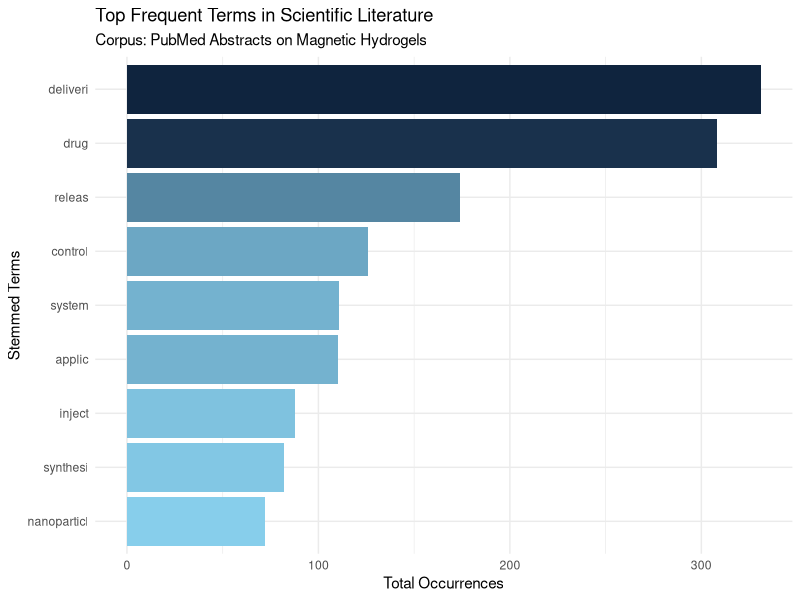
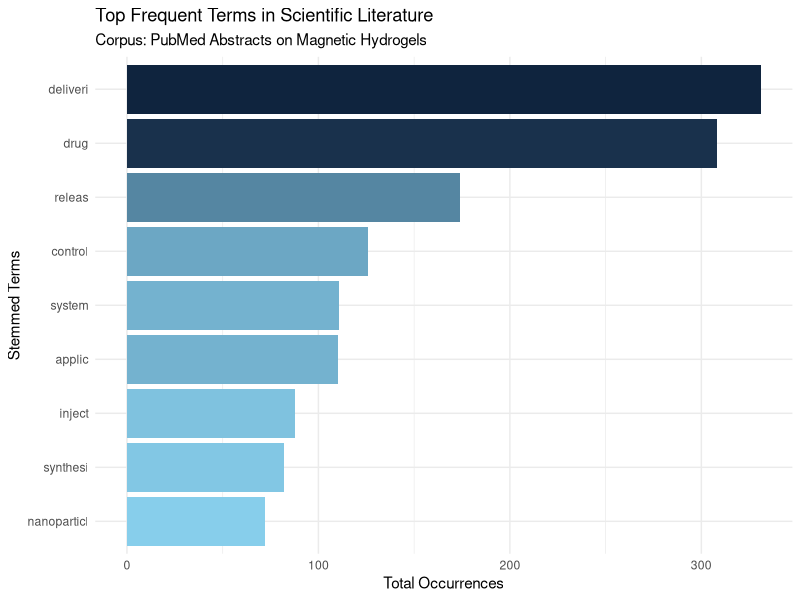
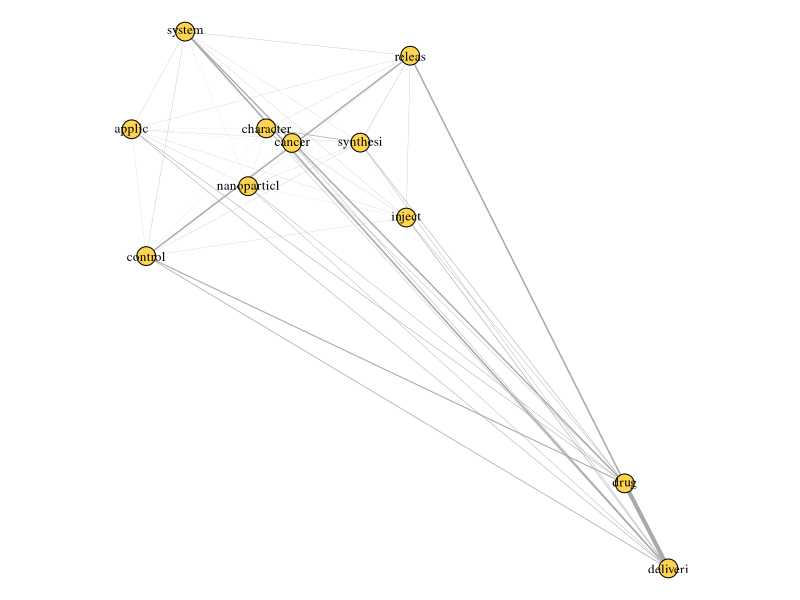
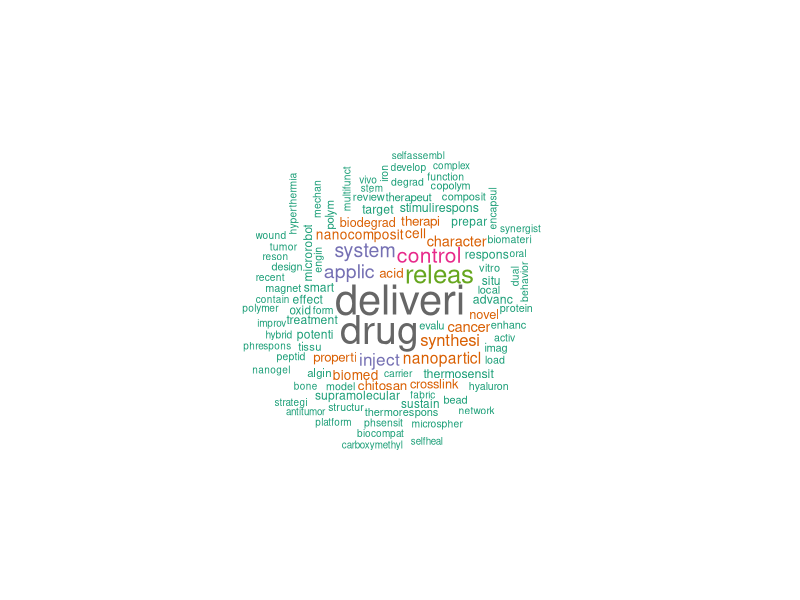

Reproduce these figures in R, in order.
# ===========================================================================
# MACHINE LEARNING & BIG DATA IN PRECISION MEDICINE
# Script: Automated Text Mining and NLP on Scientific Literature (PubMed)
# Method: Corpus Tokenization, Term-Document Matrix, and Network Analysis
# Author: Dr. Foca Marco Carchedi
# Date: 2026-03-04
# ===========================================================================

library(tm)           # Core Text Mining framework
library(wordcloud)    # Wordcloud generation
library(RColorBrewer) # Color palettes
library(igraph)       # Network analysis and co-occurrence graphs
library(tidyverse)    # Data manipulation and ggplot2

# ---------------------------------------------------------------------------
# 1. DATA INGESTION
# ---------------------------------------------------------------------------
# [cite_start]Load dataset containing PubMed search results (Topic: Magnetic Hydrogels) [cite: 133]
data_pubmed <- read.csv("csv-Magnetichy-set.csv", 
                        stringsAsFactors = FALSE,
                        fileEncoding = "UTF-8")

# ---------------------------------------------------------------------------
# 2. CORPUS CREATION
# ---------------------------------------------------------------------------
# Transform the 'Title' column into a volatile Corpus for NLP processing
my_corpus <- VCorpus(VectorSource(data_pubmed$Title))

# ---------------------------------------------------------------------------
# 3. NLP PRE-PROCESSING PIPELINE (Cleaning & Normalization)
# ---------------------------------------------------------------------------
# Convert all text to lowercase
my_corpus <- tm_map(my_corpus, content_transformer(tolower))

# Remove punctuation and numbers (noise reduction)
my_corpus <- tm_map(my_corpus, removePunctuation)
my_corpus <- tm_map(my_corpus, removeNumbers)

# Define and remove stopwords (standard English + domain/search specific terms)
custom_stop <- c(stopwords("english"), 
                 "magnetic", "hydrogel", "hydrogels", 
                 "based", "using", "study", "new", "prepared")
my_corpus <- tm_map(my_corpus, removeWords, custom_stop)

# Stemming: reduce words to their root form (e.g., "properties" -> "properti")
my_corpus <- tm_map(my_corpus, stemDocument)

# Final cleanup: strip whitespace generated during transformations
my_corpus <- tm_map(my_corpus, stripWhitespace)

# ---------------------------------------------------------------------------
# 4. DOCUMENT-TERM MATRIX (DTM) GENERATION
# ---------------------------------------------------------------------------
# Create the DTM, filtering out words shorter than 4 characters
dtm <- DocumentTermMatrix(my_corpus, 
                          control = list(wordLengths = c(4, Inf)))

# ---------------------------------------------------------------------------
# 5. SPARSITY REDUCTION
# ---------------------------------------------------------------------------
# Remove rare terms to focus the analysis on the most statistically significant concepts
dtm <- removeSparseTerms(dtm, 0.99)

# ---------------------------------------------------------------------------
# 6. FREQUENCY CALCULATION
# ---------------------------------------------------------------------------
# Convert to matrix to calculate total occurrences for each term across the corpus
m <- as.matrix(dtm)
v <- sort(colSums(m), decreasing = TRUE)
d <- tibble(word = names(v), freq = v)

# ---------------------------------------------------------------------------
# 7A. FREQUENCY ANALYSIS (BARPLOT)
# ---------------------------------------------------------------------------
# Visualize top terms exceeding a specific frequency threshold
freq_plot <- d %>% 
  filter(freq > 70) %>% 
  ggplot(aes(x = reorder(word, freq), y = freq)) + 
  geom_bar(stat = 'identity', aes(fill = freq)) + 
  scale_fill_gradient(low = "skyblue", high = "#0F243E") +
  coord_flip() + # Flip coordinates for label readability
  labs(
    title = "Top Frequent Terms in Scientific Literature", 
    subtitle = "Corpus: PubMed Abstracts on Magnetic Hydrogels",
    x = "Stemmed Terms", 
    y = "Total Occurrences"
  ) +
  theme_minimal() +
  theme(legend.position = "none")

print(freq_plot)
ggsave('01_word_frequencies_barplot.png', plot = freq_plot, width = 8, height = 6, dpi = 300) 

# ---------------------------------------------------------------------------
# 7B. TERM ASSOCIATION ANALYSIS
# ---------------------------------------------------------------------------
# Identify strong statistical correlations (min 0.2) for the top 5 most frequent terms
top_terms <- d$word[1:5] 
assoc_list <- lapply(top_terms, function(t) findAssocs(dtm, t, 0.2))
names(assoc_list) <- top_terms
print("--- Term Associations (Correlation > 0.2) ---")
print(assoc_list)

# ---------------------------------------------------------------------------
# 7C. CO-OCCURRENCE NETWORK ANALYSIS
# ---------------------------------------------------------------------------
# Create an adjacency matrix based on term co-presence in documents
dtm_reduced <- dtm[, findFreqTerms(dtm, lowfreq = 60)]
termMatrix <- t(as.matrix(dtm_reduced)) %*% (as.matrix(dtm_reduced))

# Build the undirected graph (removing self-loops and simplifying)
g <- graph_from_adjacency_matrix(termMatrix, weighted = TRUE, mode = "undirected") %>% 
  igraph::simplify()

# Aesthetic parameters for the network graph
V(g)$label  <- V(g)$name
V(g)$degree <- degree(g)

jpeg("02_co_occurrence_network.jpeg", width = 8, height = 6, units = 'in', res = 300)
par(mar = c(0, 0, 0, 0))
plot(g, 
     layout = layout.kamada.kawai,
     vertex.size = V(g)$degree * 0.7, 
     vertex.label.cex = 0.8,
     vertex.label.color = "black",
     vertex.color = "#FFD54F",
     edge.width = E(g)$weight / max(E(g)$weight) * 4)
dev.off()

# ---------------------------------------------------------------------------
# 7D. [cite_start]WORDCLOUD GENERATION [cite: 134]
# ---------------------------------------------------------------------------
set.seed(123) 
png("03_wordcloud_pubmed.png", width = 1200, height = 800, res = 250)
wordcloud(words = d$word,
          freq = d$freq, 
          min.freq = 5,
          max.words = 100,
          random.order = FALSE, 
          colors = brewer.pal(8, "Dark2"), 
          scale = c(2.5, 0.5)) 
dev.off()

cat("\nNLP pipeline completed successfully. Plots saved to the Working Directory.\n")
